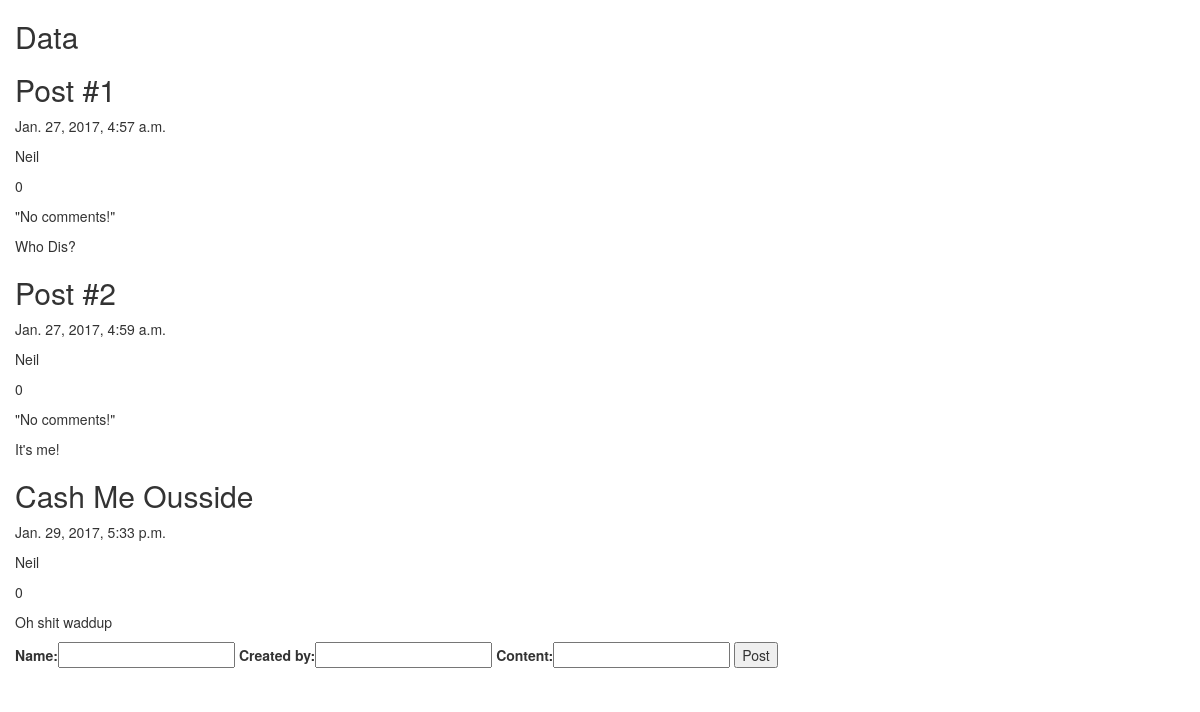
The page /data/ on the database as committed earlier.
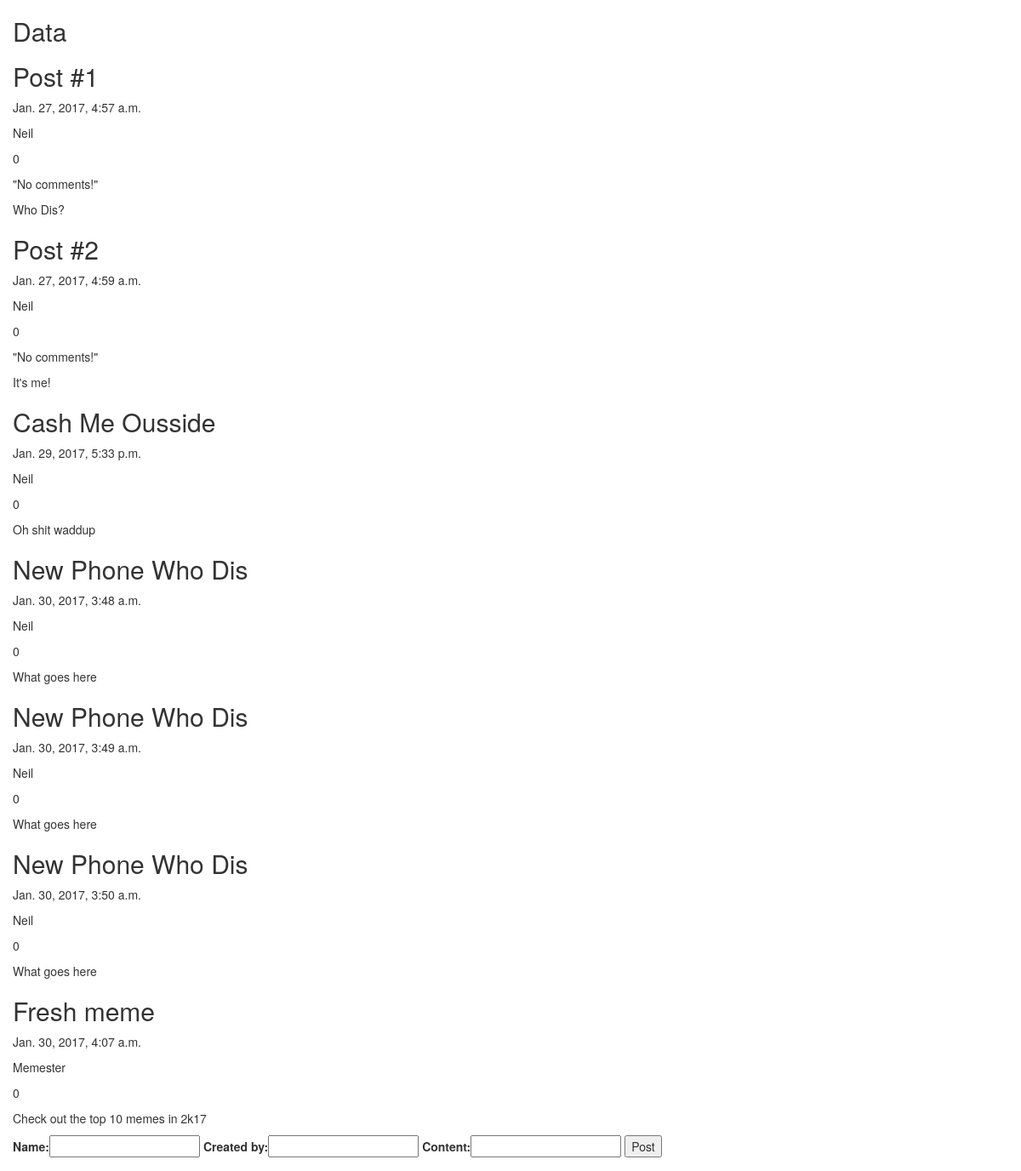
The same page on the database as committed later.
### main/models.py (models this page shows, shortened)
class Post(models.Model):
    name = models.CharField(max_length = 200)
    date = models.DateTimeField(auto_now_add = True)
    created_by = models.CharField(max_length = 100)
    votes = models.IntegerField()
    comments = models.CharField(max_length = 100) #TODO: Update this to take a list of comments
    content = models.TextField()

### main/views.py (the view)
# urls.py: url(r'^data/', views.data, name = 'data'),
def data(request):
    posts = Post.objects.all()
    form = PostForm()
    return render(request, 'data.html', {'posts': posts, 'form': form})

### main/forms.py
class PostForm(forms.Form):
    name = forms.CharField(max_length = 200)
    created_by = forms.CharField(max_length = 100)
    content = forms.CharField(max_length = 255)

### main/templates/data.html (shortened to what this page needs)
{% extends 'base.html' %}
{% block content %}
<div class="container col-md-8">
    <h1>Data</h1>
    {% for post in posts %}
      <h2 style="margin-top: 20px">{{ post.name }}</h2>
      <p>{{ post.date }}</p>
      <p>{{ post.created_by }}</p>
      <p>{{ post.votes }}</p>
      {% if post.comments|length > 0 %}
        {% for comment in comments %}
        <p>{{ forloop.counter0 }}</p>
          <p>{{ comment }}</p>
        {% endfor %}
      {% else %}
        <p>"No comments!"</p>
      {% endif %}
      <p>{{ post.content }}</p>
      {% endfor %}
    <form action="/new_post/" method="post">
      {{ form }}
      <input type="submit" value="Post"/>
    </form>
</div>
{% endblock %}

### main/templates/base.html
{% load staticfiles %}
<html>
  <head>
    <link rel="stylesheet" href="{% static 'css/bootstrap.min.css' %}">
    <link rel="stylesheet" href="{% static 'css/styles.css' %}">
  </head>
  <body>
    {% block content %}
    {% endblock %}
  </body>
</html>

### main/static/css/styles.css (style rules this page uses)
html { font-size: 10px; }
h1 { font-size: 3rem; }

Rows that differ between the two databases and show on the page:
added Post: name "New Phone Who Dis", date "Jan. 30, 2017, 3:48 a.m.", created_by "Neil", votes "0", content "What goes here"
added Post: name "New Phone Who Dis", date "Jan. 30, 2017, 3:49 a.m.", created_by "Neil", votes "0", content "What goes here"
added Post: name "New Phone Who Dis", date "Jan. 30, 2017, 3:50 a.m.", created_by "Neil", votes "0", content "What goes here"
added Post: name "Fresh meme", date "Jan. 30, 2017, 4:07 a.m.", created_by "Memester", votes "0", content "Check out the top 10 memes in 2k17"
